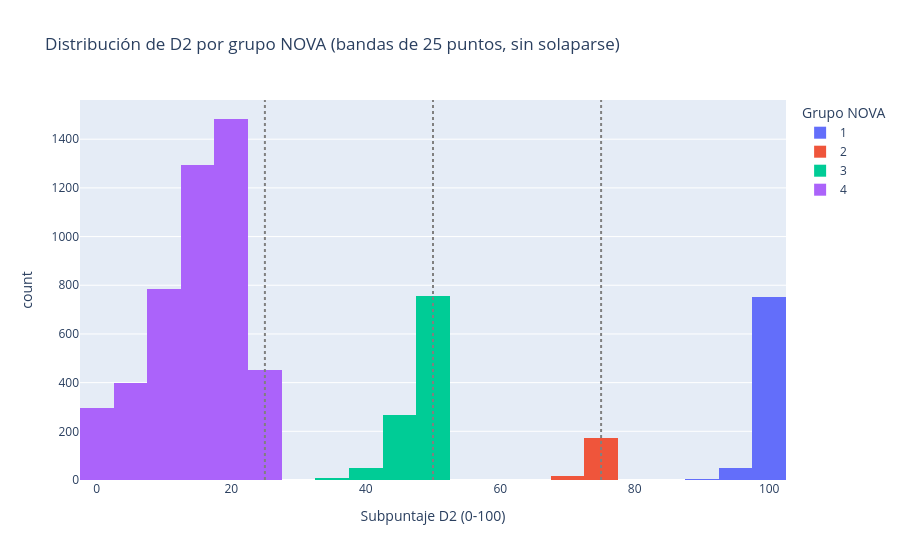

The cell this chart's notebook holds for it:
### Code cell
fig = px.histogram(
    resumen_d2, x="d2", color="nova_group", nbins=40,
    title="Distribución de D2 por grupo NOVA (bandas de 25 puntos, sin solaparse)",
    labels={"d2": "Subpuntaje D2 (0-100)", "count": "Nº de productos", "nova_group": "Grupo NOVA"},
    category_orders={"nova_group": ["1", "2", "3", "4"]},
)
fig.add_vline(x=25, line_dash="dot", line_color="gray")
fig.add_vline(x=50, line_dash="dot", line_color="gray")
fig.add_vline(x=75, line_dash="dot", line_color="gray")
fig.show()

### Figure 1 — Plotly figure (JSON) as saved in the notebook; plotly's stock layout.template omitted (floating-point values rounded to 4 significant figures; data arrays with more than 128 entries replaced by an {"elided": "..."} marker saying what was removed)
{"data": [{"bingroup": "x", "hovertemplate": "Grupo NOVA=1<br>Subpuntaje D2 (0-100)=%{x}<br>count=%{y}<extra></extra>", "legendgroup": "1", "marker": {"color": "#636efa", "pattern": {"shape": ""}}, "name": "1", "nbinsx": 40, "orientation": "v", "showlegend": true, "type": "histogram", "x": {"elided": "804 float values"}, "xaxis": "x", "yaxis": "y"}, {"bingroup": "x", "hovertemplate": "Grupo NOVA=2<br>Subpuntaje D2 (0-100)=%{x}<br>count=%{y}<extra></extra>", "legendgroup": "2", "marker": {"color": "#EF553B", "pattern": {"shape": ""}}, "name": "2", "nbinsx": 40, "orientation": "v", "showlegend": true, "type": "histogram", "x": {"elided": "189 float values"}, "xaxis": "x", "yaxis": "y"}, {"bingroup": "x", "hovertemplate": "Grupo NOVA=3<br>Subpuntaje D2 (0-100)=%{x}<br>count=%{y}<extra></extra>", "legendgroup": "3", "marker": {"color": "#00cc96", "pattern": {"shape": ""}}, "name": "3", "nbinsx": 40, "orientation": "v", "showlegend": true, "type": "histogram", "x": {"elided": "1078 float values"}, "xaxis": "x", "yaxis": "y"}, {"bingroup": "x", "hovertemplate": "Grupo NOVA=4<br>Subpuntaje D2 (0-100)=%{x}<br>count=%{y}<extra></extra>", "legendgroup": "4", "marker": {"color": "#ab63fa", "pattern": {"shape": ""}}, "name": "4", "nbinsx": 40, "orientation": "v", "showlegend": true, "type": "histogram", "x": {"elided": "4710 float values"}, "xaxis": "x", "yaxis": "y"}], "layout": {"barmode": "relative", "legend": {"title": {"text": "Grupo NOVA"}, "tracegroupgap": 0}, "shapes": [{"line": {"color": "gray", "dash": "dot"}, "type": "line", "x0": 25, "x1": 25, "xref": "x", "y0": 0, "y1": 1, "yref": "y domain"}, {"line": {"color": "gray", "dash": "dot"}, "type": "line", "x0": 50, "x1": 50, "xref": "x", "y0": 0, "y1": 1, "yref": "y domain"}, {"line": {"color": "gray", "dash": "dot"}, "type": "line", "x0": 75, "x1": 75, "xref": "x", "y0": 0, "y1": 1, "yref": "y domain"}], "title": {"text": "Distribución de D2 por grupo NOVA (bandas de 25 puntos, sin solaparse)"}, "xaxis": {"anchor": "y", "domain": [0.0, 1.0], "title": {"text": "Subpuntaje D2 (0-100)"}}, "yaxis": {"anchor": "x", "domain": [0.0, 1.0], "title": {"text": "count"}}}}
